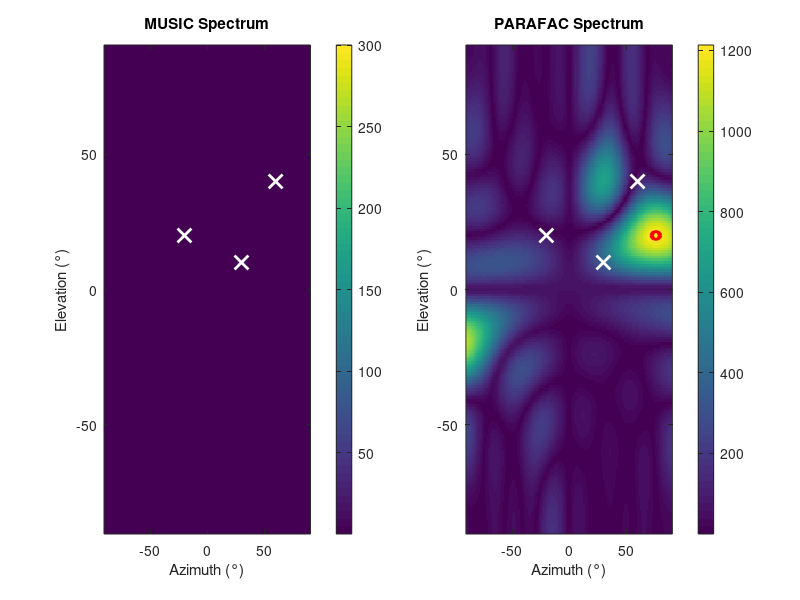

Recreate this plot in MATLAB.

%==================== Final Working PARAFAC and MUSIC DoA Estimation ====================%
clear; clc; close all;

%-------------------- UPA and Signal Parameters --------------------%
Mx = 6; My = 6;
dx = 0.5; dy = 0.5;
N = Mx * My;
K = 3;
T = 200;
SNR = 20;

% True emitter directions
az_true = [-20, 30, 60]; % degrees
el_true = [20, 10, 40];  % degrees
az_rad = deg2rad(az_true);
el_rad = deg2rad(el_true);

% Grid index for UPA
[xg, yg] = meshgrid(0:Mx-1, 0:My-1);
xg = xg(:); yg = yg(:);

%-------------------- Steering Matrix A --------------------%
A = zeros(N, K);
for k = 1:K
    u = sin(el_rad(k)) * cos(az_rad(k));
    v = sin(el_rad(k)) * sin(az_rad(k));
    A(:,k) = exp(1j*2*pi*(dx*xg*u + dy*yg*v));
end

% Source signals and noise
S = randn(K, T) + 1j*randn(K, T);
X = A * S;
sigma = norm(X, 'fro') / sqrt(N*T*10^(SNR/10));
Xn = X + sigma*(randn(N,T) + 1j*randn(N,T))/sqrt(2);

%-------------------- Tensor Construction [Mx, My, T] --------------------%
X_tensor = reshape(Xn, [Mx, My, T]);

%-------------------- PARAFAC Decomposition via ALS --------------------%
Ax = randn(Mx, K) + 1j*randn(Mx, K);
Ay = randn(My, K) + 1j*randn(My, K);
At = randn(T, K) + 1j*randn(T, K);
max_iter = 50;

for iter = 1:max_iter
    % Update Ax
    for i = 1:Mx
        V = zeros(K,K); Z = zeros(K,1);
        for t = 1:T
            Yt = squeeze(X_tensor(i,:,t)).';
            Bt = Ay .* At(t,:);
            V = V + Bt'*Bt;
            Z = Z + Bt'*Yt;
        end
        Ax(i,:) = (V \ Z).';
    end

    % Update Ay
    for j = 1:My
        V = zeros(K,K); Z = zeros(K,1);
        for t = 1:T
            Xt = squeeze(X_tensor(:,j,t));
            Bt = Ax .* At(t,:);
            V = V + Bt'*Bt;
            Z = Z + Bt'*Xt;
        end
        Ay(j,:) = (V \ Z).';
    end

    % Update At
    for t = 1:T
        Xt = squeeze(X_tensor(:,:,t));
        Bt = Ax.' * Xt * Ay;
        At(t,:) = diag(Bt).';
    end
end

%-------------------- Angular Grid --------------------%
angles = -90:1:90;
[AZ, EL] = meshgrid(angles, angles);
num_grid = numel(AZ);

%-------------------- Compute PARAFAC Spatial Spectrum --------------------%
P_parafac = zeros(size(AZ));
for idx = 1:num_grid
    az0 = deg2rad(AZ(idx));
    el0 = deg2rad(EL(idx));
    u = sin(el0)*cos(az0);
    v = sin(el0)*sin(az0);

    a_x = exp(1j*2*pi*dx*(0:Mx-1)'*u);
    a_y = exp(1j*2*pi*dy*(0:My-1)'*v);

    for k = 1:K
        P_parafac(idx) = P_parafac(idx) + ...
            abs(a_x' * Ax(:,k)) * abs(a_y' * Ay(:,k));
    end
end

%-------------------- Estimate DoAs from PARAFAC Spectrum --------------------%
P_copy = P_parafac;
DoAs_est_parafac = zeros(K, 2);
for k = 1:K
    [~, max_idx] = max(P_copy(:));
    [row, col] = ind2sub(size(P_copy), max_idx);
    DoAs_est_parafac(k,:) = [AZ(row, col), EL(row, col)];
    P_copy(row, col) = 0; % suppress next peak
end

%-------------------- MUSIC DoA Estimation --------------------%
Rxx = (Xn * Xn') / T;
[U,D] = eig(Rxx);
[eigs_sorted, idx] = sort(diag(D), 'descend');
Un = U(:, idx(K+1:end));

P_music = zeros(size(AZ));
for i = 1:num_grid
    az0 = deg2rad(AZ(i));
    el0 = deg2rad(EL(i));
    u = sin(el0)*cos(az0);
    v = sin(el0)*sin(az0);
    a = exp(1j*2*pi*(dx*xg*u + dy*yg*v));
    P_music(i) = 1 / abs(a' * (Un*Un') * a);
end

%-------------------- Plot Results --------------------%
figure;
subplot(1,2,1);
imagesc(angles, angles, abs(P_music)); axis xy;
xlabel('Azimuth (°)'); ylabel('Elevation (°)');
title('MUSIC Spectrum'); colorbar;
hold on;
plot(az_true, el_true, 'wx', 'LineWidth', 2, 'MarkerSize', 10);

subplot(1,2,2);
imagesc(angles, angles, abs(P_parafac)); axis xy;
xlabel('Azimuth (°)'); ylabel('Elevation (°)');
title('PARAFAC Spectrum'); colorbar;
hold on;
plot(az_true, el_true, 'wx', 'LineWidth', 2, 'MarkerSize', 10);
plot(DoAs_est_parafac(:,1), DoAs_est_parafac(:,2), 'ro', 'LineWidth', 1.5);

%-------------------- Display Numerical Results --------------------%
disp('True DoAs:');
disp([az_true(:), el_true(:)]);

disp('Estimated DoAs from PARAFAC:');
disp(DoAs_est_parafac);
